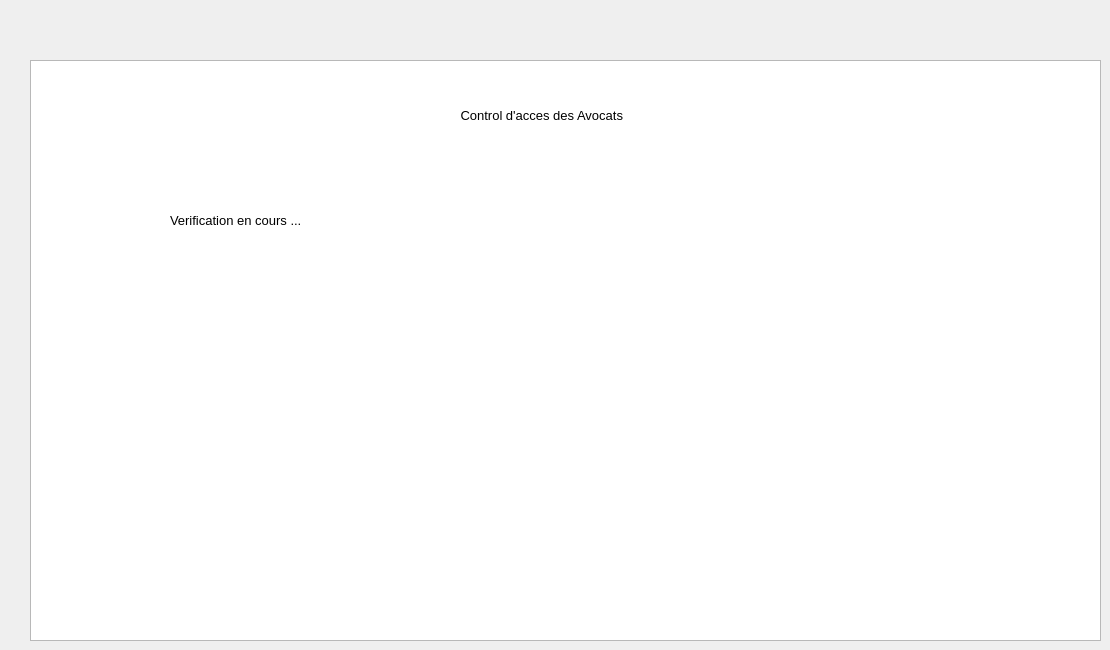
      <widget class="QWidget" name="tab_14">
       <attribute name="title">
        <string>Présence et Assiduité</string>
       </attribute>
       <widget class="QListView" name="listView">
        <property name="geometry">
         <rect>
          <x>30</x>
          <y>60</y>
          <width>1071</width>
          <height>581</height>
         </rect>
        </property>
       </widget>
       <widget class="QLabel" name="label_25">
        <property name="geometry">
         <rect>
          <x>410</x>
          <y>100</y>
          <width>311</width>
          <height>31</height>
         </rect>
        </property>
        <property name="font">
         <font>
          <pointsize>10</pointsize>
         </font>
        </property>
        <property name="text">
         <string>              Control d'acces des Avocats    </string>
        </property>
       </widget>
       <widget class="QLabel" name="label_access">
        <property name="geometry">
         <rect>
          <x>360</x>
          <y>260</y>
          <width>401</width>
          <height>61</height>
         </rect>
        </property>
        <property name="font">
         <font>
          <pointsize>10</pointsize>
         </font>
        </property>
        <property name="text">
         <string/>
        </property>
       </widget>
       <widget class="QLabel" name="label_26">
        <property name="geometry">
         <rect>
          <x>170</x>
          <y>210</y>
          <width>251</width>
          <height>20</height>
         </rect>
        </property>
        <property name="font">
         <font>
          <pointsize>10</pointsize>
         </font>
        </property>
        <property name="text">
         <string>Verification en cours ...</string>
        </property>
       </widget>
      </widget>
